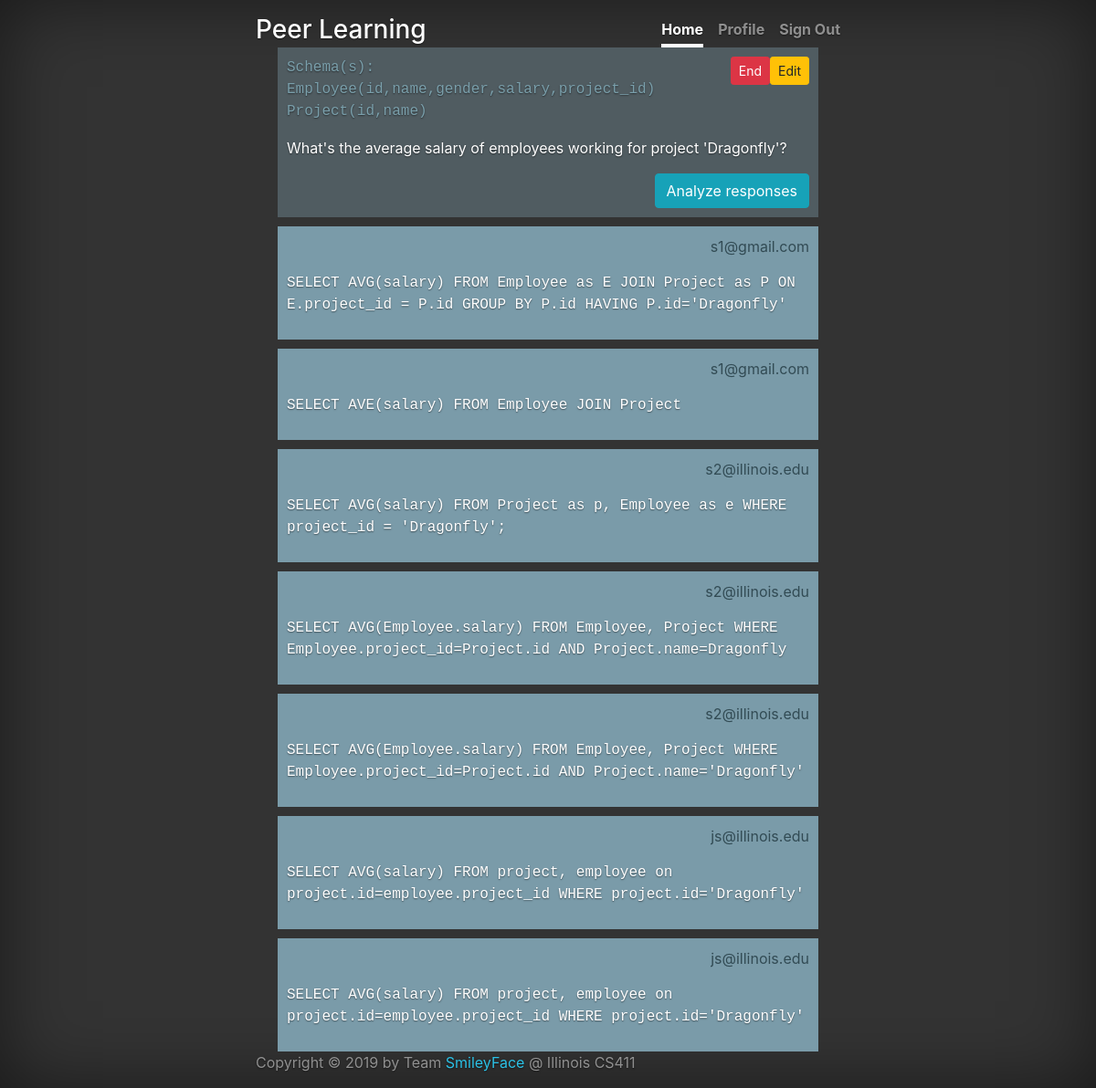
/dashboard/instructor/question/7, run on the app's committed database.
### application/models.py (models this page shows)
class Question(db.Model):
    id = db.Column(db.Integer, primary_key=True)
    CRN = db.Column(db.String(120), db.ForeignKey('course.CRN'))
    date = db.Column(db.Date())
    question = db.Column(db.String(300))
    schemas = db.Column(db.String(1000), nullable=True)
    def __init__(self, id, question, schemas, CRN=None):
        self.id = id
        self.question = question
        self.schemas = schemas
        self.CRN = CRN

class Response(db.Model):
    question_id = db.Column(db.Integer, primary_key=True)
    submission_time = db.Column(db.DateTime(timezone=True), server_default=func.now(), primary_key=True)
    student = db.Column(db.String(120), db.ForeignKey('user.email'), primary_key=True)
    response = db.Column(db.String(1000))

### application.py (the view, shortened to what this page needs)
@application.route('/dashboard/instructor/question/', methods=['POST'])
@application.route('/dashboard/instructor/question/<qid>', methods=['GET'])
def instructor_question(qid=None):
    if request.method == 'GET':
        try:
            q = db.session.execute(
                'SELECT question, schemas, crn FROM Question WHERE id=%s' % (qid)).fetchone()
            question, schemas, crn = q
            active_question = db.session.execute(
                'SELECT active_question FROM course '
                'WHERE CRN="%s"' % crn).fetchone()[0]
            responses = db.session.execute(
                'SELECT student, response FROM response WHERE question_id =' + qid
            ).fetchall()
            db.session.close()
            q = Question(qid, question, schemas, crn)
            is_active = str(qid) == str(active_question)
            return render_template("instructor_question_dashboard.html", q=q, is_active=is_active, responses=responses)
        except Exception as e:
            return str(e)

### templates/instructor_question_dashboard.html (shortened to what this page needs)
{% extends "base.html" %} {% import 'macros.html' as macros %}
{% set nav_tabs = [("Home", "/dashboard/instructor/courses"), ("Profile", "/dashboard/instructor/profile"), ("Sign Out", "/logout")] %}
{% set active_tab = "Home" %}
{% block content %}
<main role="main" class="inner cover">
    <div style="background-color: #505c61; padding:10px;  overflow: hidden">
        <button class="btn btn-warning btn-sm" id="editQuestionBtn" style="float:right">Edit</button>
        <button class="btn btn-danger btn-sm" id="startQuestionBtn" style="float:right" data-qid="{{q.id}}" data-crn="{{q.CRN}}">
        {% if is_active %} End {% else %} Start {% endif %}
        </button>
        {% if q.schemas is not none %}
        <div style="color:#7a9fab;">
            <div style="font-family:monospace">Schema(s): </div>
                <p id="schema" style="font-family:monospace"> {% for schema in q.schemas.split("|") %}
                    {{schema}}<br>
                    {% endfor %} </p>
        </div>
        {% endif %}
        <p id="question">{{q.question}}</p>
        <button class="btn btn-info" style="float:right" onclick="window.open('/analyze-responses/{{q.id}}','_blank')">Analyze responses</button>
    </div>
    {% for student, response in responses %}
    <div style="background-color: #7a9ba9; padding:10px; margin-top:10px;">
        <p style="text-align:right;  color:#324b54; text-shadow:none;">{{student}}</p>
        <p style="font-family:monospace;">{{response}}</p>
    </div>
    {% endfor %}
</main>
{% endblock %}

### static/styles/style.css (style rules this page uses)
html, body { height: 100%; background-color: #333; }
body { display: flex; color: #fff; text-shadow: 0 .05rem .1rem rgba(0, 0, 0, .5); box-shadow: inset 0 0 5rem rgba(0, 0, 0, .5); }
.cover { padding: 0 1.5rem; }

### data on the page
Question: question "What's the average salary of employees working for project 'Dragonfly'?"
Response: student "s1@gmail.com", response "SELECT AVG(salary) FROM Employee as E JOIN Project as P ON E.project_id = P.id GROUP BY P.id HAVING P.id='Dragonfly'"
Response: student "s1@gmail.com", response "SELECT AVE(salary) FROM Employee JOIN Project"
Response: student "s2@illinois.edu", response "SELECT AVG(salary) FROM Project as p, Employee as e WHERE project_id = 'Dragonfly';"
Response: student "s2@illinois.edu", response "SELECT AVG(Employee.salary) FROM Employee, Project WHERE Employee.project_id=Project.id AND Project.name=Dragonfly"
Response: student "s2@illinois.edu", response "SELECT AVG(Employee.salary) FROM Employee, Project WHERE Employee.project_id=Project.id AND Project.name='Dragonfly'"
Response: student "js@illinois.edu", response "SELECT AVG(salary) FROM project, employee on project.id=employee.project_id WHERE project.id='Dragonfly'"
Response: student "js@illinois.edu", response "SELECT AVG(salary) FROM project, employee on project.id=employee.project_id WHERE project.id='Dragonfly'"

### other printed values
{{ text }} "Home"
{{ text }} "Profile" "Sign Out"
{{ schema }} "Employee(id,name,gender,salary,project_id)" "Project(id,name)"
